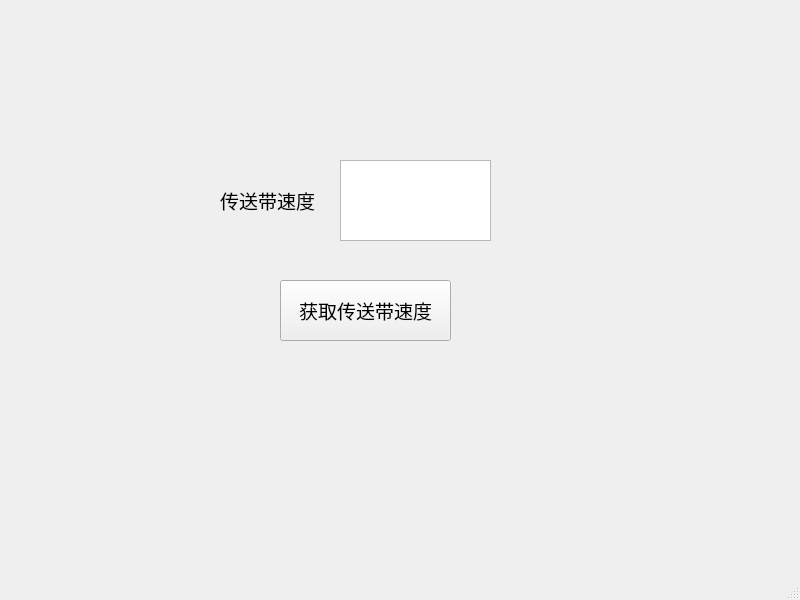
<?xml version="1.0" encoding="UTF-8"?>
<ui version="4.0">
 <class>MainWindow</class>
 <widget class="QMainWindow" name="MainWindow">
  <property name="geometry">
   <rect>
    <x>0</x>
    <y>0</y>
    <width>800</width>
    <height>600</height>
   </rect>
  </property>
  <property name="windowTitle">
   <string>MainWindow</string>
  </property>
  <widget class="QWidget" name="centralwidget">
   <widget class="QPushButton" name="pushButton">
    <property name="geometry">
     <rect>
      <x>280</x>
      <y>280</y>
      <width>171</width>
      <height>61</height>
     </rect>
    </property>
    <property name="font">
     <font>
      <pointsize>14</pointsize>
     </font>
    </property>
    <property name="text">
     <string>获取传送带速度</string>
    </property>
   </widget>
   <widget class="QTextBrowser" name="textBrowser">
    <property name="geometry">
     <rect>
      <x>340</x>
      <y>160</y>
      <width>151</width>
      <height>81</height>
     </rect>
    </property>
   </widget>
   <widget class="QLabel" name="label">
    <property name="geometry">
     <rect>
      <x>220</x>
      <y>180</y>
      <width>111</width>
      <height>41</height>
     </rect>
    </property>
    <property name="font">
     <font>
      <pointsize>14</pointsize>
     </font>
    </property>
    <property name="text">
     <string>传送带速度</string>
    </property>
   </widget>
  </widget>
  <widget class="QMenuBar" name="menubar">
   <property name="geometry">
    <rect>
     <x>0</x>
     <y>0</y>
     <width>800</width>
     <height>22</height>
    </rect>
   </property>
  </widget>
  <widget class="QStatusBar" name="statusbar"/>
 </widget>
 <resources/>
 <connections/>
</ui>
